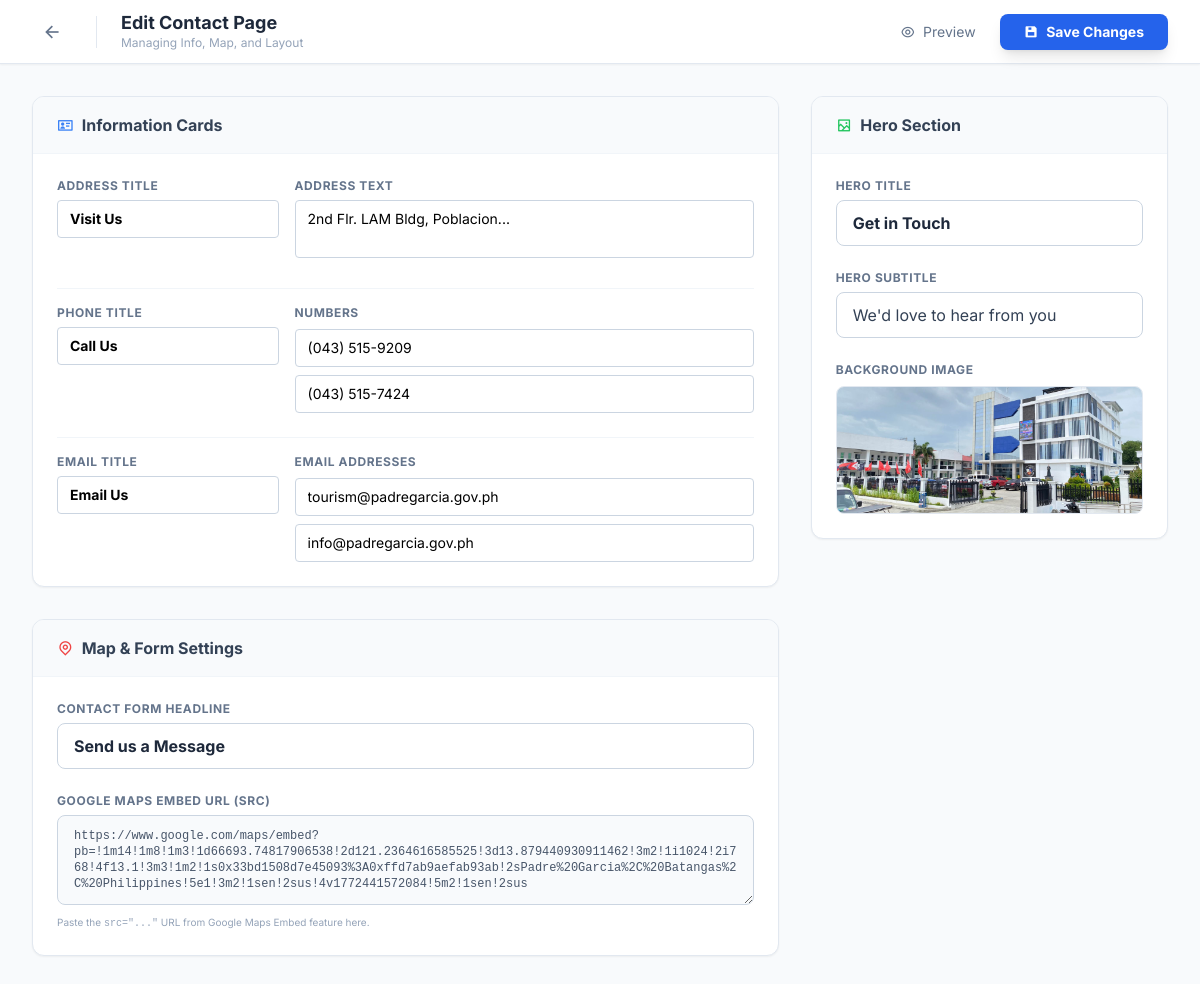
The app's page /edit-contact (signed in) with its own data.
### webapp/models.py (models this page shows)
class SiteContent(db.Model):
    id = db.Column(db.Integer, primary_key=True)
    key = db.Column(db.String(100), unique=True, nullable=False)
    value = db.Column(db.Text, nullable=True)

### webapp/views.py (the view, shortened to what this page needs)
@views.route("/edit-contact", methods=["GET", "POST"])
@login_required
def edit_contact():
    if not current_user.is_admin: return redirect(url_for("views.home"))
    defaults = {
        'contact_hero_title': 'Get in Touch', 'contact_hero_sub': "We'd love to hear from you", 'contact_hero_bg': url_for('static', filename='images/municipal.jpg'),
        'contact_card_addr_title': 'Visit Us', 'contact_card_addr_text': '2nd Flr. LAM Bldg, Poblacion...',
        'contact_card_phone_title': 'Call Us', 'contact_phone_main': '(043) 515-9209', 'contact_phone_alt': '(043) 515-7424',
        'contact_card_email_title': 'Email Us', 'contact_email_main': 'tourism@padregarcia.gov.ph', 'contact_email_alt': 'info@padregarcia.gov.ph',
        'contact_form_title': 'Send us a Message', 'contact_map_url': 'https://www.google.com/maps/embed?pb=...'
    }
    content = {}
    for k, v in defaults.items(): content[k] = get_content(k, v)
    return render_template("edit_contact.html", content=content)

### webapp/views.py (called while the page is built, shortened)
def get_content(key, default=""):
    content = SiteContent.query.filter_by(key=key).first()
    return content.value if content else default

@views.before_app_request
def check_maintenance():
    try:
        setting = SiteContent.query.filter_by(key='site_maintenance_mode').first()
        is_maintenance = (setting.value == 'true') if setting else False
    except:
        is_maintenance = False
    if not is_maintenance:
        return None

### webapp/templates/edit_contact.html (shortened to what this page needs)
{% extends "base.html" %}
{% block navbar %}
<nav class="fixed top-0 w-full z-50 bg-white border-b border-slate-200 h-16 flex items-center justify-between px-4 md:px-8 shadow-sm">
    <div class="flex items-center gap-4">
        <a href="{{ url_for('views.dashboard') }}" class="w-10 h-10 flex items-center justify-center rounded-full hover:bg-slate-100 text-slate-500 transition" title="Back to Dashboard">
            <i class="ri-arrow-left-line text-xl"></i>
        </a>
        <div>
            <h1 class="text-lg font-bold text-slate-800 leading-tight">Edit Contact Page</h1>
            <p class="text-xs text-slate-400 hidden md:block">Managing Info, Map, and Layout</p>
        </div>
    </div>
    <div class="flex items-center gap-3">
        <a href="{{ url_for('views.contacts') }}" target="_blank" class="hidden md:flex items-center gap-2 text-sm text-slate-500 hover:text-blue-600 transition px-3 py-2">
            <i class="ri-eye-line"></i> Preview
        </a>
        <button type="submit" form="editForm" class="bg-blue-600 hover:bg-blue-700 text-white px-6 py-2 rounded-lg font-bold text-sm shadow-lg hover:shadow-blue-500/30 transition flex items-center gap-2">
            <i class="ri-save-3-fill"></i> Save Changes
        </button>
    </div>
</nav>
{% endblock %}
{% block content %}
<div class="min-h-screen bg-slate-50 pt-24 pb-20 px-4 md:px-8">
    <div class="max-w-7xl mx-auto">
        <form id="editForm" method="POST" enctype="multipart/form-data" class="grid grid-cols-1 lg:grid-cols-3 gap-8">
            <div class="lg:col-span-2 space-y-8">
                <div class="bg-white rounded-xl shadow-sm border border-slate-200 overflow-hidden">
                    <div class="bg-slate-50 border-b border-slate-100 px-6 py-4 flex items-center gap-2">
                        <i class="ri-id-card-line text-blue-500"></i>
                        <h2 class="font-bold text-slate-700">Information Cards</h2>
                    </div>
                    <div class="p-6 space-y-6">
                        <div class="grid grid-cols-1 md:grid-cols-3 gap-4">
                            <div class="md:col-span-1">
                                <label class="block text-xs font-bold uppercase text-slate-500 mb-1.5 tracking-wider">Address Title</label>
                                <input type="text" name="contact_card_addr_title" value="{{ content.contact_card_addr_title }}" class="w-full bg-white border border-slate-300 rounded px-3 py-2 text-sm font-bold focus:ring-2 focus:ring-blue-500 outline-none">
                            </div>
                            <div class="md:col-span-2">
                                <label class="block text-xs font-bold uppercase text-slate-500 mb-1.5 tracking-wider">Address Text</label>
                                <textarea name="contact_card_addr_text" rows="2" class="w-full bg-white border border-slate-300 rounded px-3 py-2 text-sm focus:ring-2 focus:ring-blue-500 outline-none resize-none">{{ content.contact_card_addr_text }}</textarea>
                            </div>
                        </div>
                        <div class="border-t border-slate-100 pt-4 grid grid-cols-1 md:grid-cols-3 gap-4">
                            <div class="md:col-span-1">
                                <label class="block text-xs font-bold uppercase text-slate-500 mb-1.5 tracking-wider">Phone Title</label>
                                <input type="text" name="contact_card_phone_title" value="{{ content.contact_card_phone_title }}" class="w-full bg-white border border-slate-300 rounded px-3 py-2 text-sm font-bold focus:ring-2 focus:ring-blue-500 outline-none">
                            </div>
                            <div class="md:col-span-2 space-y-2">
                                <label class="block text-xs font-bold uppercase text-slate-500 tracking-wider">Numbers</label>
                                <input type="text" name="contact_phone_main" value="{{ content.contact_phone_main }}" class="w-full bg-white border border-slate-300 rounded px-3 py-2 text-sm focus:ring-2 focus:ring-blue-500 outline-none" placeholder="Primary Phone">
                                <input type="text" name="contact_phone_alt" value="{{ content.contact_phone_alt }}" class="w-full bg-white border border-slate-300 rounded px-3 py-2 text-sm focus:ring-2 focus:ring-blue-500 outline-none" placeholder="Secondary Phone">
                            </div>
                        </div>
                        <div class="border-t border-slate-100 pt-4 grid grid-cols-1 md:grid-cols-3 gap-4">
                            <div class="md:col-span-1">
                                <label class="block text-xs font-bold uppercase text-slate-500 mb-1.5 tracking-wider">Email Title</label>
                                <input type="text" name="contact_card_email_title" value="{{ content.contact_card_email_title }}" class="w-full bg-white border border-slate-300 rounded px-3 py-2 text-sm font-bold focus:ring-2 focus:ring-blue-500 outline-none">
                            </div>
                            <div class="md:col-span-2 space-y-2">
                                <label class="block text-xs font-bold uppercase text-slate-500 tracking-wider">Email Addresses</label>
                                <input type="text" name="contact_email_main" value="{{ content.contact_email_main }}" class="w-full bg-white border border-slate-300 rounded px-3 py-2 text-sm focus:ring-2 focus:ring-blue-500 outline-none" placeholder="Primary Email">
                                <input type="text" name="contact_email_alt" value="{{ content.contact_email_alt }}" class="w-full bg-white border border-slate-300 rounded px-3 py-2 text-sm focus:ring-2 focus:ring-blue-500 outline-none" placeholder="Secondary Email">
                            </div>
                        </div>
                    </div>
                </div>
                <div class="bg-white rounded-xl shadow-sm border border-slate-200 overflow-hidden">
                    <div class="bg-slate-50 border-b border-slate-100 px-6 py-4 flex items-center gap-2">
                        <i class="ri-map-pin-line text-red-500"></i>
                        <h2 class="font-bold text-slate-700">Map & Form Settings</h2>
                    </div>
                    <div class="p-6 space-y-6">
                        <div>
                            <label class="block text-xs font-bold uppercase text-slate-500 mb-1.5 tracking-wider">Contact Form Headline</label>
                            <input type="text" name="contact_form_title" value="{{ content.contact_form_title }}" class="w-full bg-white border border-slate-300 rounded-lg px-4 py-2.5 text-slate-800 font-bold focus:ring-2 focus:ring-red-500 outline-none">
                        </div>
                        <div>
                            <label class="block text-xs font-bold uppercase text-slate-500 mb-1.5 tracking-wider">Google Maps Embed URL (src)</label>
                            <textarea name="contact_map_url" rows="4" class="w-full bg-slate-50 border border-slate-300 rounded-lg px-4 py-3 text-xs font-mono text-slate-600 focus:bg-white focus:ring-2 focus:ring-red-500 outline-none">{{ content.contact_map_url }}</textarea>
                            <p class="text-[10px] text-slate-400 mt-1">Paste the <code>src="..."</code> URL from Google Maps Embed feature here.</p>
                        </div>
                    </div>
                </div>
            </div>
            <div class="lg:col-span-1 space-y-8">
                <div class="bg-white rounded-xl shadow-sm border border-slate-200 overflow-hidden">
                    <div class="bg-slate-50 border-b border-slate-100 px-6 py-4 flex items-center gap-2">
                        <i class="ri-image-2-line text-green-500"></i>
                        <h2 class="font-bold text-slate-700">Hero Section</h2>
                    </div>
                    <div class="p-6 space-y-6">
                        <div>
                            <label class="block text-xs font-bold uppercase text-slate-500 mb-1.5 tracking-wider">Hero Title</label>
                            <input type="text" name="contact_hero_title" value="{{ content.contact_hero_title }}"
                                class="w-full bg-white border border-slate-300 rounded-lg px-4 py-2.5 text-slate-800 font-bold focus:ring-2 focus:ring-green-500 outline-none transition">
                        </div>
                        <div>
                            <label class="block text-xs font-bold uppercase text-slate-500 mb-1.5 tracking-wider">Hero Subtitle</label>
                            <input type="text" name="contact_hero_sub" value="{{ content.contact_hero_sub }}"
                                class="w-full bg-white border border-slate-300 rounded-lg px-4 py-2.5 text-slate-700 focus:ring-2 focus:ring-green-500 outline-none transition">
                        </div>
                        <div>
                            <label class="block text-xs font-bold uppercase text-slate-500 mb-2 tracking-wider">Background Image</label>
                            <div class="img-preview-box h-32 w-full">
                                {% if content.contact_hero_bg %}
                                <img src="{{ url_for('static', filename=content.contact_hero_bg.replace('static/', '')) if 'static/uploads' in content.contact_hero_bg else content.contact_hero_bg }}">
                                {% endif %}
                            </div>
                        </div>
                    </div>
                </div>
            </div>
        </form>
    </div>
</div>
{% endblock %}

### webapp/templates/base.html (style rules this page uses)
html, body { overflow-x: hidden; width: 100%; margin: 0; padding: 0; background-color: #f8fafc; transition: all 0.3s ease; }

### webapp/templates/edit_contact.html (style rules this page uses)
.img-preview-box { position: relative; overflow: hidden; border-radius: 0.5rem; border: 1px solid #e2e8f0; background-color: #f8fafc; }
.img-preview-box img { width: 100%; height: 100%; object-fit: cover; }

### records on screen
SiteContent: contact_card_addr_title "Visit Us"
SiteContent: contact_card_addr_text "2nd Flr. LAM Bldg, Poblacion..."
SiteContent: contact_card_phone_title "Call Us"
SiteContent: contact_phone_main "(043) 515-9209"
SiteContent: contact_phone_alt "(043) 515-7424"
SiteContent: contact_card_email_title "Email Us"
SiteContent: contact_email_main "tourism@padregarcia.gov.ph"
SiteContent: contact_email_alt "info@padregarcia.gov.ph"
SiteContent: contact_form_title "Send us a Message"
SiteContent: contact_map_url "https://www.google.com/maps/embed?pb=!1m14!1m8!1m3!1d66693.74817906538!2d121.2364616585525!3d13.879440930911462!3m2!1i1024!2i768!4f13.1!3m3!1m2!1s0x33bd1508d7e45093%3A0xffd7ab9aefab93ab!2sPadre%20Garcia%2C%20Batangas%2C%20Philippines!5e1!3m2!1sen!2sus!4v1772441572084!5m2!1sen!2sus"
SiteContent: contact_hero_title "Get in Touch"
SiteContent: contact_hero_sub "We'd love to hear from you"
